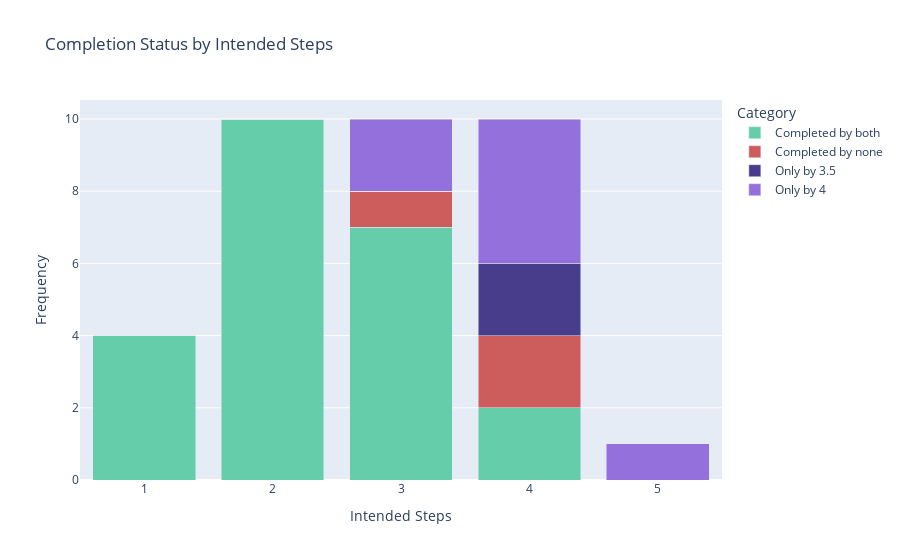

The code cell stored with this chart in its notebook:
### Code cell
# produce the stacked graph with plotly
fig_stacked_plotly = px.bar(df_count, x=df_count.index, y=df_count.columns, title='Completion Status by Intended Steps',
             labels={'value': 'Frequency', 'index': 'Intended Steps', 'variable': 'Category'},
             barmode='stack',
             # change barmode to group
            # barmode='group',
            color_discrete_map=color_discrete_map,
            # add pattern shape to each colour
            # pattern_shape='Category',
            # text_auto=True,
            )
# x-axis labels only integers
fig_stacked_plotly.update_xaxes(type='category')
# change names in legend:
# change manually:
fig_stacked_plotly.update_traces(name='Completed by both', selector=dict(name='both_true'))
fig_stacked_plotly.update_traces(name='Completed by none', selector=dict(name='both_false'))
fig_stacked_plotly.update_traces(name='Only by 3.5', selector=dict(name='only_3_5'))
fig_stacked_plotly.update_traces(name='Only by 4', selector=dict(name='only_4'))

fig_stacked_plotly.show()

### Figure 1 — Plotly figure (JSON) as saved in the notebook; plotly's stock layout.template omitted (floating-point values rounded to 4 significant figures)
{"data": [{"alignmentgroup": "True", "hovertemplate": "Category=both_true<br>Intended Steps=%{x}<br>Frequency=%{y}<extra></extra>", "legendgroup": "both_true", "marker": {"color": "mediumaquamarine", "pattern": {"shape": ""}}, "name": "Completed by both", "offsetgroup": "both_true", "orientation": "v", "showlegend": true, "textposition": "auto", "type": "bar", "x": [1, 2, 3, 4, 5], "xaxis": "x", "y": [4, 10, 7, 2, 0], "yaxis": "y"}, {"alignmentgroup": "True", "hovertemplate": "Category=both_false<br>Intended Steps=%{x}<br>Frequency=%{y}<extra></extra>", "legendgroup": "both_false", "marker": {"color": "indianred", "pattern": {"shape": ""}}, "name": "Completed by none", "offsetgroup": "both_false", "orientation": "v", "showlegend": true, "textposition": "auto", "type": "bar", "x": [1, 2, 3, 4, 5], "xaxis": "x", "y": [0, 0, 1, 2, 0], "yaxis": "y"}, {"alignmentgroup": "True", "hovertemplate": "Category=only_3_5<br>Intended Steps=%{x}<br>Frequency=%{y}<extra></extra>", "legendgroup": "only_3_5", "marker": {"color": "darkslateblue", "pattern": {"shape": ""}}, "name": "Only by 3.5", "offsetgroup": "only_3_5", "orientation": "v", "showlegend": true, "textposition": "auto", "type": "bar", "x": [1, 2, 3, 4, 5], "xaxis": "x", "y": [0, 0, 0, 2, 0], "yaxis": "y"}, {"alignmentgroup": "True", "hovertemplate": "Category=only_4<br>Intended Steps=%{x}<br>Frequency=%{y}<extra></extra>", "legendgroup": "only_4", "marker": {"color": "mediumpurple", "pattern": {"shape": ""}}, "name": "Only by 4", "offsetgroup": "only_4", "orientation": "v", "showlegend": true, "textposition": "auto", "type": "bar", "x": [1, 2, 3, 4, 5], "xaxis": "x", "y": [0, 0, 2, 4, 1], "yaxis": "y"}], "layout": {"barmode": "stack", "legend": {"title": {"text": "Category"}, "tracegroupgap": 0}, "title": {"text": "Completion Status by Intended Steps"}, "xaxis": {"anchor": "y", "domain": [0, 1], "title": {"text": "Intended Steps"}, "type": "category"}, "yaxis": {"anchor": "x", "domain": [0, 1], "title": {"text": "Frequency"}}}}
